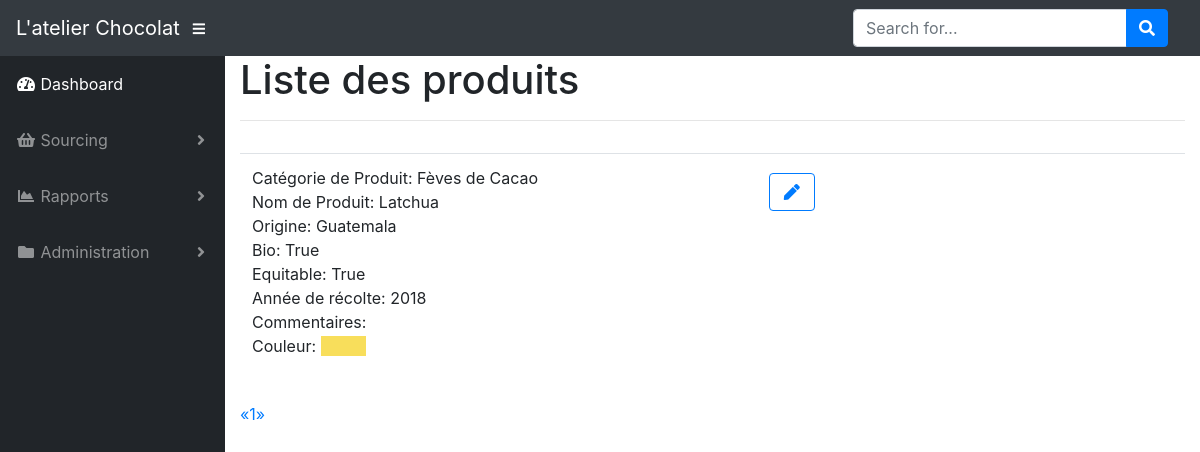
Before: /list_of_products (signed in) with the older database file.
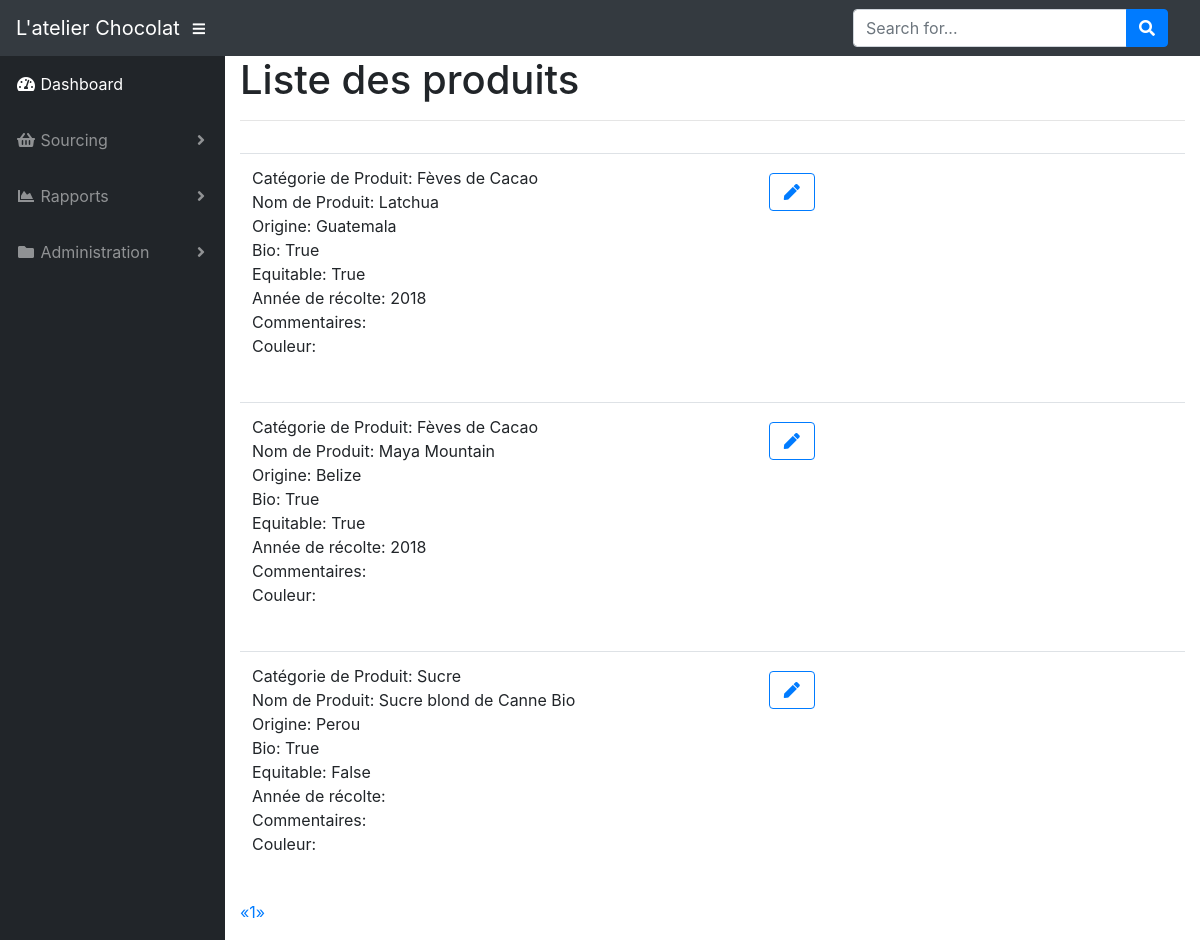
After: the same page with the newer database file.
### app/models.py (models this page shows, shortened)
class Product(db.Model):
    id = db.Column(db.Integer, primary_key=True)
    name = db.Column(db.String(4), index=True, unique=True)
    origin = db.Column(db.String(32), index=True)
    organic = db.Column(db.Boolean())
    fair_trade = db.Column(db.Boolean())
    crop = db.Column(db.Integer)
    comment = db.Column(db.Text())
    colour = db.Column(db.String(16))
    product_family_id = db.Column(db.Integer, db.ForeignKey('product_family.id'))
    production_items = db.relationship('ProductionItem', backref='product_production_item', lazy='dynamic')

class ProductFamily(db.Model):
    id = db.Column(db.Integer, primary_key=True)
    name = db.Column(db.String(64), index=True, unique=True)
    icon = db.Column(db.String(32))
    products = db.relationship('Product', backref='product_product', lazy='dynamic')
    production_items = db.relationship('ProductionItem', backref='product_family_production_item', lazy='dynamic')

### app/products/routes.py (the view)
@bp.route('/list_of_products')
@login_required
def list_of_products():
    page = request.args.get('page', 1, type=int)
    pagination = Product.query.order_by(Product.name.asc()).paginate(page, current_app.config['PRODUCTS_PER_PAGE'],
                                                                     False)
    products = pagination.items
    return render_template('products/list_of_products.html', title='List des produits', products=products,
                           pagination=pagination)

### app/models.py (called while the page is built)
@login.user_loader
def load_user(id):
    return User.query.get(int(id))

### app/templates/products/list_of_products.html
{% extends "base.html" %}
{% import 'bootstrap/wtf.html' as wtf %}
{% import "_macros.html" as macros %}
{% block app_content %}
    <h1>Liste des produits</h1>
    <hr>
    <table class="table table-hover">
        <tr>
            <div class="row">
                <div class="col-sm-6">
                    <div class="pagination">
                        {% for product in products %}
                            {% include 'products/_product.html' %}
                        {% endfor %}
                        {{ macros.pagination_widget(pagination, 'products.list_of_products') }}
                    </div>
                </div>
            </div>
        </tr>
    </table>
{% endblock %}

### app/templates/base.html (shortened to what this page needs)
{% extends 'bootstrap/base.html' %}
{% block head %}
  <link href="/static/vendor/fontawesome-free/css/all.min.css" rel="stylesheet" type="text/css">
  <link href="/static/vendor/datatables/dataTables.bootstrap4.css" rel="stylesheet">
  <link href="/static/css/sb-admin.css" rel="stylesheet">
{% endblock %}
{% block navbar %}
 <nav class="navbar navbar-expand navbar-dark bg-dark static-top">
    <a class="navbar-brand mr-1" href="{{ url_for('main.index') }}"><span class="glyphicon glyphicon-home"> L'atelier Chocolat</span></a>
    <button class="btn btn-link btn-sm text-white order-1 order-sm-0" id="sidebarToggle" href="#">
      <i class="fas fa-bars"></i>
    </button>
    <form class="d-none d-md-inline-block form-inline ml-auto mr-0 mr-md-3 my-2 my-md-0">
      <div class="input-group">
        <input type="text" class="form-control" placeholder="Search for..." aria-label="Search" aria-describedby="basic-addon2">
        <div class="input-group-append">
          <button class="btn btn-primary" type="button">
            <i class="fas fa-search"></i>
          </button>
        </div>
      </div>
    </form>
  </nav>
{% endblock %}
{% block content %}
  <div id="wrapper">
    <ul class="sidebar navbar-nav">
      <li class="nav-item active">
        <a class="nav-link" href="{{ url_for('main.index') }}">
          <i class="fas fa-fw fa-tachometer-alt"></i>
          <span>Dashboard</span>
        </a>
      </li>
      {% if current_user.is_anonymous %}
      {% else %}
      <li class="nav-item dropdown">
        <a class="nav-link dropdown-toggle" href="#" id="pagesDropdown" role="button" data-toggle="dropdown" aria-haspopup="true" aria-expanded="false">
          <i class="fas fa-fw fa-shopping-basket"></i>
          <span>Sourcing</span>
        </a>
      </li>
      <li class="nav-item dropdown">
        <a class="nav-link dropdown-toggle" href="#" id="pagesDropdown" role="button" data-toggle="dropdown" aria-haspopup="true" aria-expanded="false">
          <i class="fas fa-fw fa-chart-area"></i>
          <span>Rapports</span>
        </a>
      </li>
      {% endif %}
      <li class="nav-item dropdown">
        <a class="nav-link dropdown-toggle" href="#" id="pagesDropdown" role="button" data-toggle="dropdown" aria-haspopup="true" aria-expanded="false">
          <i class="fas fa-fw fa-folder"></i>
          <span>Administration</span>
        </a>
      </li>
    </ul>
    <div class="container">
        {% block app_content %}{% endblock %}
    </div>
  </div>
{% endblock %}
{% block scripts %}
    <link rel="stylesheet" type="text/css" href="{{ url_for('static', filename='bootstrap-datetimepicker.min.css') }}" />
{% endblock %}

### app/templates/_macros.html
{% macro pagination_widget(pagination, endpoint) %}
<ul class="pagination">
    <li{% if not pagination.has_prev %} class="disabled"{% endif %}>
        <a href="{% if pagination.has_prev %}{{ url_for(endpoint, page=pagination.prev_num, **kwargs) }}{% else %}#{% endif %}">
            &laquo;
        </a>
    </li>
    {% for p in pagination.iter_pages() %}
        {% if p %}
            {% if p == pagination.page %}
            <li class="active">
                <a href="{{ url_for(endpoint, page = p, **kwargs) }}">{{ p }}</a>
            </li>
            {% else %}
            <li>
                <a href="{{ url_for(endpoint, page = p, **kwargs) }}">{{ p }}</a>
            </li>
            {% endif %}
        {% else %}
        <li class="disabled"><a href="#">&hellip;</a></li>
        {% endif %}
    {% endfor %}
    <li{% if not pagination.has_next %} class="disabled"{% endif %}>
        <a href="{% if pagination.has_next %}{{ url_for(endpoint, page=pagination.next_num, **kwargs) }}{% else %}#{% endif %}">
            &raquo;
        </a>
    </li>
</ul>
{% endmacro %}

### app/templates/products/_product.html
<table class="table table-hover">
    <tr>
        <td>
            <div class="row">
                <div class="col-sm-6">
                    <p>Catégorie de Produit: {{ product.product_product.name }}<br>
                    Nom de Produit: {{ product.name }}<br>
                    Origine: {{ product.origin }}<br>
                    Bio: {{ product.organic }}<br>
                    Equitable: {{ product.fair_trade }}<br>
                    Année de récolte: {{ product.crop }}<br>
                    Commentaires: {{ product.comment }}<br>
                    Couleur: <span style="background-color: {{ product.colour }};">&nbsp;&nbsp;&nbsp;&nbsp;&nbsp;&nbsp;&nbsp;&nbsp;&nbsp;&nbsp;</span></p>
                </div>
                <div class="col-sm-2">
                    <div class="btn btn-block">
                        <a href="{{ url_for('products.edit_product', id=product.id) }}"><button class="btn btn-outline-primary"><i class="fas fa-fw fa-pen"></i></button></a>
                    </div>
                </div>
            </div>
        </td>
    </tr>
</table>

Changed rows visible on the page:
changed Product "Latchua": colour "#f8de5b" → empty (drawn)
added Product: product_product.name "Fèves de Cacao", name "Maya Mountain", origin "Belize", organic "True", fair_trade "True", crop "2018"
added Product: product_product.name "Sucre", name "Sucre blond de Canne Bio", origin "Perou", organic "True", fair_trade "False"
